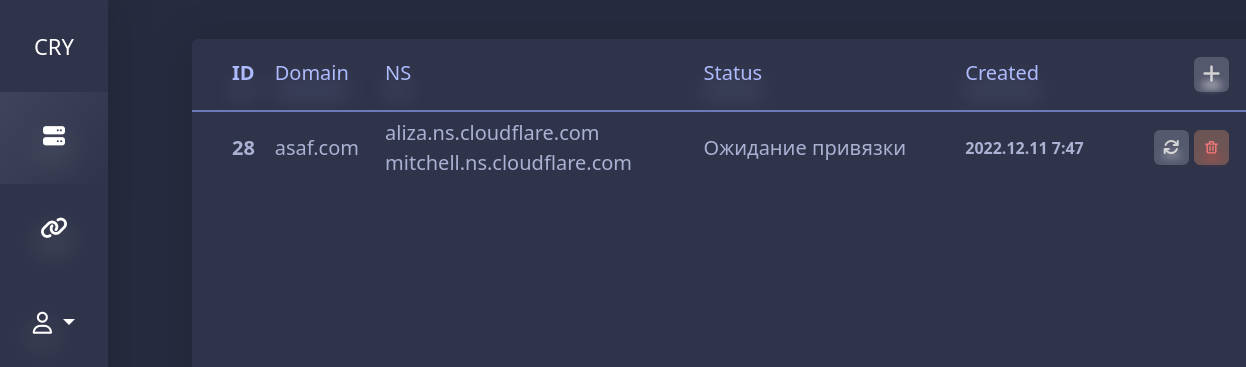
The app's page /domains (signed in) with its own data.
### main/models.py (models this page shows, shortened)
class Domain(models.Model):
    name = models.TextField('Name of domain (search function)',blank=False)
    user = models.ForeignKey(User, on_delete=models.CASCADE)
    ns1 = models.TextField()
    ns2 = models.TextField()
    cloudId = models.TextField(blank=True, null=True)
    cloud = models.ForeignKey(Cloudflare, on_delete=models.DO_NOTHING, blank=True, null=True)
    status = models.TextField(default='Ожидание привязки')
    created_at = models.DateTimeField("created_at", default=timezone.now)

### main/views.py (the view, shortened to what this page needs)
# urls.py: path('domains', views.domainsView.as_view(), name='domains'),
@decorator(login_required)
class domainsView(View):
    def get(self, req):
        domains = Domain.objects.filter(user=req.user).all()
        context = {
            'domains': domains
        }
        return render(req, 'domains.html', context)

### main/templates/domains.html (shortened to what this page needs)
{% extends 'base.html' %}
{% block content %}
<div class="content">
    <div class="content-table">
        <table>
            <thead>
                <td>
                    <span>ID</span>
                </td>
                <td>
                    <span>Domain</span>
                </td>
                <td>
                    <span>NS</span>
                </td>
                <td>
                    <span>Status</span>
                </td>
                <td>
                    <span>Created</span>
                </td>
                <td>
                    <button class="table-button" data-bs-toggle="modal" data-bs-target="#addDomainModal">
                        <i class="fa-solid fa-plus white-shadow"></i>
                    </button>
                </td>
            </thead>
            <tbody>
                {% for item in domains %}
                <tr id="{{ item.id }}">
                    <td>{{ item.id }}</td>
                    <td>{{ item.name }}</td>
                    <td>{{ item.ns1 }}<br>{{ item.ns2 }}</td>
                    <td>{{ item.status }}</td>
                    <td class="date">{{ item.created_at|date:"Y.m.d g:i" }}</td>
                    <td>
                        {% if item.status == 'Ожидание привязки' %}
                        <button class="checkConnect btn">
                            <i class="fa-solid fa-arrows-rotate"></i>
                        </button>
                        {% endif %}
                        <button type="button" class="btn deleteDomain btn-delete"></button>
                    </td>
                </tr>
                {% endfor %}
            </tbody>
        </table>
    </div>
</div>
{% endblock %}

### main/static/css/style.css (style rules this page uses)
body, html { margin: 0; padding: 0; background: radial-gradient(50% 50% at 50% 50%, rgba(55, 60, 86, 0.05) 0%, rgba(40, 44, 64, 0.05) 100%), #272B3F !important; }
.content { width: calc(100% - 108px); margin-left: 108px; }
.content-table { background: #30344A; box-shadow: 0px 4px 47px rgba(0, 0, 0, 0.15); border-radius: 6px; width: 87vw; min-height: 90vh; margin-left: 84px; margin-top: 39px; }
table { width: 100%; font-size: 22px; border-collapse: collapse; }
td { color: #ABB1D2 !important; font-size: 20px; height: 72px; }
td:first-child { font-weight: 600; padding-left: 40px !important; }
thead > tr > td { color: #AEBBFD !important; }
thead { border-bottom: 2px solid #6D79B8 !important; }
.table-button { color: #FFF; border: none; outline: none; width: 35px; height: 35px; background: #55596E; border-radius: 6px; }
td:last-child { text-align: right; padding-right: 47px; }
.white-shadow::after, thead > tr > td > span::after { content: ""; display: block; width: 100%; height: 2px; background: #FFFFFF; filter: blur(4.5px); }
thead > tr > td > span { display: inherit; width: auto !important; }
thead > tr > td > span::after { width: 100% !important; height: 3px !important; background: #AEBBFD !important; opacity: 0.7 !important; filter: blur(11.5px) !important; }
.btn-delete { content: ""; width: 35px; height: 35px; background: url('/static/img/trash.png') no-repeat; background-position: center; background-size: 13px 13px; border: 1px solid #6E5555 !important; background-color: #6E5555 !important; border-radius: 6px; }
.btn-delete:focus, td:last-child > button { box-shadow: none !important; }
.btn-delete::after { display: block; content: ""; width: 17px !important; height: 2px !important; background: #FF4242 !important; filter: blur(4.5px) !important; transform:translate3d(9px, 10px, 1px) !important; }
.date { color: #AEBBFD; font-weight: 700; font-size: 16px; }
td:last-child > button { border:0; outline: 0; width: 35px; padding: 0 !important; height: 35px; border-radius: 6px; color: #D3D3D3; background-color: #55596E; }
td:last-child > button { color: #D3D3D3 !important; }
td:last-child > button::after { display: block; content: ""; width: 17px; height: 2px; background: #FFFFFF; filter: blur(4.5px); transform:translate3d(9px, -5px, 1px); }

### records on screen
Domain: id "28", name "asaf.com", ns1 "aliza.ns.cloudflare.com", ns2 "mitchell.ns.cloudflare.com", status "Ожидание привязки", created_at "2022.12.11 7:47"
